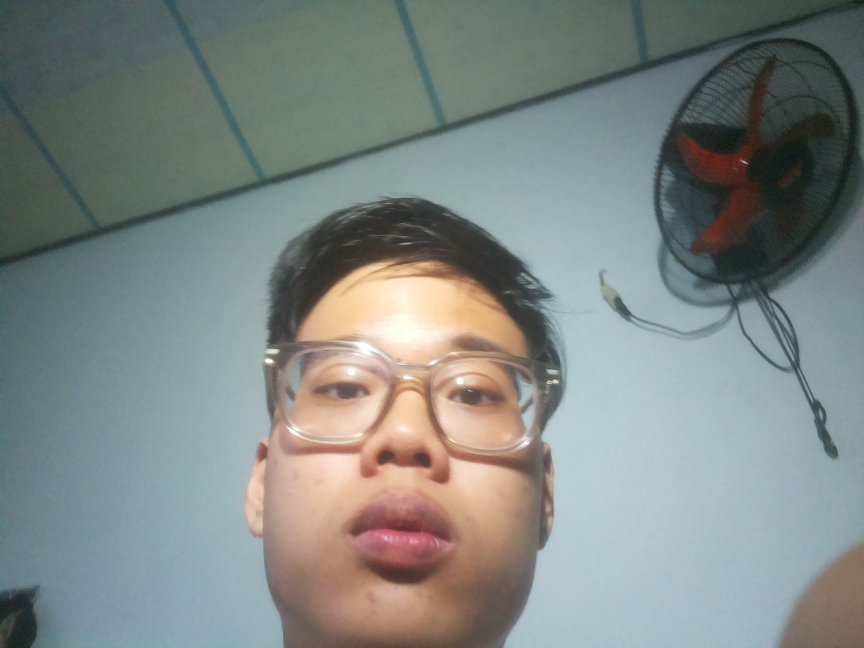
#> input picture Src/light_model/gaze-estimation/data/center/center_20260306_172441_274.jpg, 2592 x 1944 px, given in place of left_20261205_142515_934_raw.jpg, which was not available (shown at 1/3 size)
$ python capture_dataset.py
#> lines starting #> are read from the running program, lines starting #| are printed output that depends on the picture
import os
import time
import subprocess
from datetime import datetime
from PIL import Image

def capture_image(save_path, size=448):
    raw_path = save_path.replace(".jpg", "_raw.jpg")
    cmd = [
        "rpicam-still",
        "-n",
        "-t", "1",
        "--width", "640",
        "--height", "480",
        "-o", raw_path
    ]
    try:
        subprocess.run(cmd, check=True, capture_output=True)
    except subprocess.CalledProcessError:
        return False

    # Center crop 480x480
    try:
        img = Image.open(raw_path)
        w, h = img.size          # 640 x 480
        left = (w - size) // 2  # 80
        top  = (h - size) // 2  # 0
        img.crop((left, top, left + size, top + size)).save(save_path, quality=95)
        os.remove(raw_path)
        return True
    except Exception as e:
        print(f"Crop failed: {e}")
        return False


def collect_gaze_dataset(save_root="my_captures_tra", images_per_direction=20):

#> called with save_root = 'my_captures_tra', images_per_direction = 20
    directions = ["left", "right", "up", "down", "center"]

    # Create directories
    for direction in directions:
        os.makedirs(os.path.join(save_root, direction), exist_ok=True)

    print("\nDataset collection started")
    print(f"Images per direction: {images_per_direction}")
    print("Look at the requested direction when prompted\n")

    for direction in directions:

        input(f"\nPress ENTER when ready for: {direction.upper()}")

        print(f"Capturing {images_per_direction} images for {direction}...")

        for i in range(images_per_direction):

            timestamp = datetime.now().strftime("%Y%m%d_%H%M%S_%f")[:-3]

            filename = f"{direction}_{timestamp}.jpg"

            save_path = os.path.join(save_root, direction, filename)

            success = capture_image(save_path)
#> in capture_image, img is the input picture: PIL image 2592x1944 RGB; mean R, G, B 128.1, 136.1, 133.5
#> in capture_image, `img.crop((left, top, left + size, top + size)).save(save_path, quality..`:
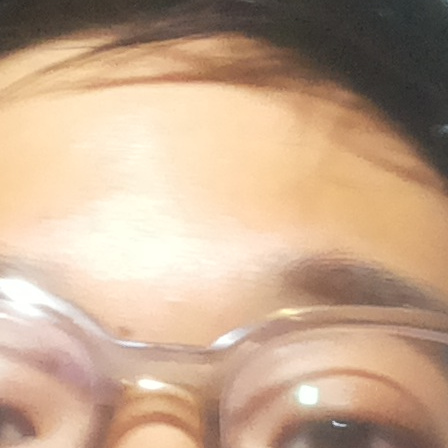
#> saved as left_20261205_142515_934.jpg: PIL image 448x448 RGB; mean R, G, B 196.6, 167.7, 142.1

            if success:
                print(f"[{i+1}/{images_per_direction}] Saved: {save_path}")
            else:
                print("Capture failed")

            time.sleep(0.3)

        print(f"{direction.upper()} collection completed")

    print("\nDataset collection finished")


if __name__ == "__main__":
#> (the run stopped early here; a loop or call above may not have finished)

$ run again, on Src/light_model/gaze-estimation/data/center/center_20260306_172459_264.jpg
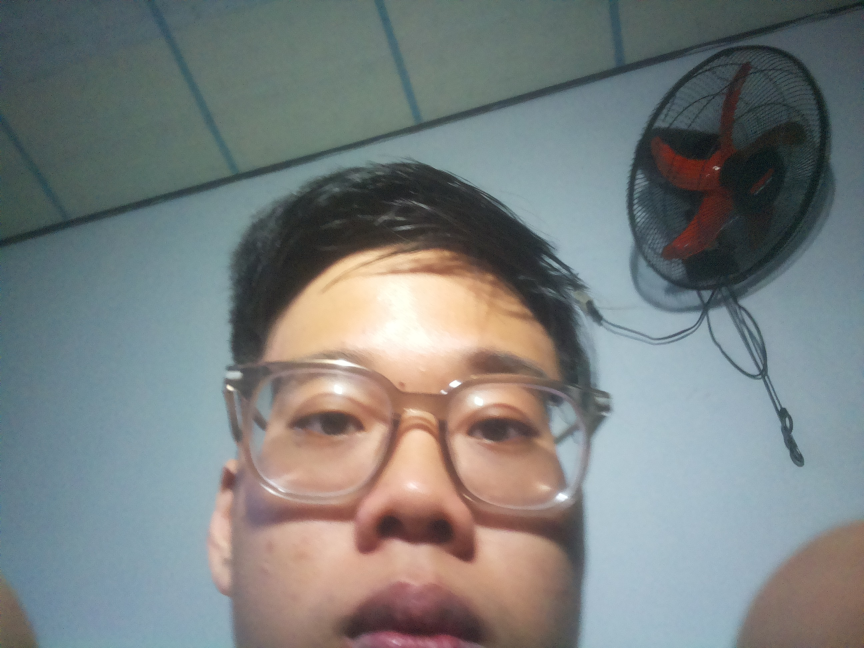
#> input picture Src/light_model/gaze-estimation/data/center/center_20260306_172459_264.jpg, 2592 x 1944 px, given in place of left_20261205_142517_123_raw.jpg, which was not available (shown at 1/3 size)
#> in capture_image, img is the input picture: PIL image 2592x1944 RGB; mean R, G, B 121.7, 126.9, 126.4
#> in capture_image, `img.crop((left, top, left + size, top + size)).save(save_path, quality..`:
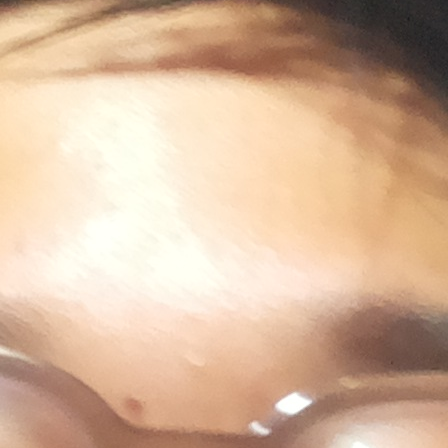
#> saved as left_20261205_142517_123.jpg: PIL image 448x448 RGB; mean R, G, B 213.7, 182.1, 155.8
